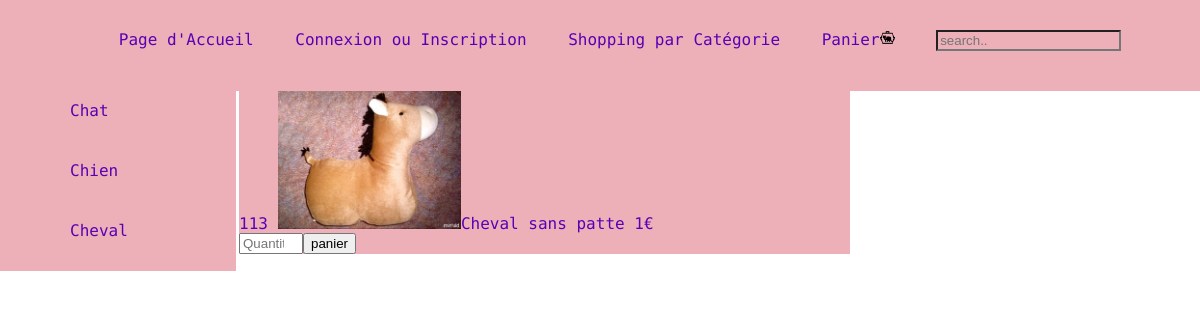
/index.php?page=CategShop&IdType=3, run on the app's committed database.
### tables this page shows
CREATE TABLE IF NOT EXISTS `type` (
  `IdType` int(11) NOT NULL AUTO_INCREMENT,
  `Nom` varchar(255) NOT NULL,
  PRIMARY KEY (`IdType`)
);

CREATE TABLE IF NOT EXISTS `produit` (
  `IdProduit` int(11) NOT NULL AUTO_INCREMENT,
  `Nom` varchar(255) NOT NULL,
  `Prix` int(11) NOT NULL,
  `QteStock` int(11) NOT NULL,
  `Photo` varchar(255) NOT NULL,
  `Description` text NOT NULL,
  `IdType` int(11) NOT NULL,
  PRIMARY KEY (`IdProduit`)
);

### CategShop.php (the view, shortened to what this page needs)
<!DOCTYPE html>
<html>
<head>
    <link rel="stylesheet" type="text/css" media="screen" href="story.css"/>
</head>
<body>
<div class="Corps">
    <nav>
        <div>
            <?php
                $categories = $bdd->query("select * from Type");
                while ($categorie = $categories->fetch()){
                    echo('<div class = "Onglet" >');
                    echo('<a href="index.php?page=CategShop&IdType=');
                    echo($categorie['IdType']);
                    echo('">');
                    echo($categorie['Nom']);
                    echo('</a>');
                    echo('</div>');
                }
            ?>
        </div>
    </nav>
    <div class = "cadre">
        <?php
            if(isset($_GET['IdType'])){
                $objets = $bdd -> prepare("select * from produit where IdType = ?");
                $objets -> execute(array($_GET['IdType']));
                while($objet = $objets -> fetch()){
                    echo('<div class = "Objet">');
                    if (isset($panier[$objet['Nom']][3])) {
                        echo($objet['QteStock'] - $panier[$objet['Nom']][3]);
                    }
                    else{
                        echo($objet['QteStock']);
                    }
                    echo('<img src="Images/'.$objet['Photo'].'"height=30% width=30%/>');
                    echo($objet['Nom']);
                    echo('  ');echo($objet['Prix']);echo('€');
                    echo('<form form="post">');
                        for($i=0;$i<=$objet['QteStock'];$i++)
                        {
                        }
                        echo('<input type="number" min="1" max ="');
                        echo($i-1);
                        echo('" name="Quantite" placeholder="Quantité, Ex : 3">');
                        echo('<input type="submit" name="page" value="panier">');
                    echo("</form>");
                    echo('</div>');
                }
            }
        ?>
    </div>
</div>
</body>
</html>

### story.css (style rules this page uses)
body { font-family: 'Cutive Mono', monospace; background-color: #ffff; color: #5900b3; margin:0px; padding:0px; display: flex; flex-direction: column; justify-content: flex-start; }
nav { color: #5900b3; align-items: center; background-color: #edafb8; height: 100%; min-height: 100%; }
div nav a { text-decoration: none; color : #5900b3; }
div { padding:0px 0px 0px 0px; margin : 0px 0px 0px 0px; }
.Corps { display : flex; flex-direction: row; }
.Onglet { display:flex; background-color: #edafb8; padding : 10px 70px; list-style: none; height: 40px; width: auto; max-width: 150px; min-width: 6em; overflow: hidden; border-right : solid white 3px; flex-wrap: wrap; }
.Objet { background-color: #edafb8; background-size: 100%; padding-top : 0px; padding-bottom: 0px; padding-left : 0px; padding-right : 0px }

### data on the page
type: Nom "Chat"
type: Nom "Chien"
type: Nom "Cheval"
produit: QteStock "113", Photo (picture), Nom "Cheval sans patte", Prix "1"
